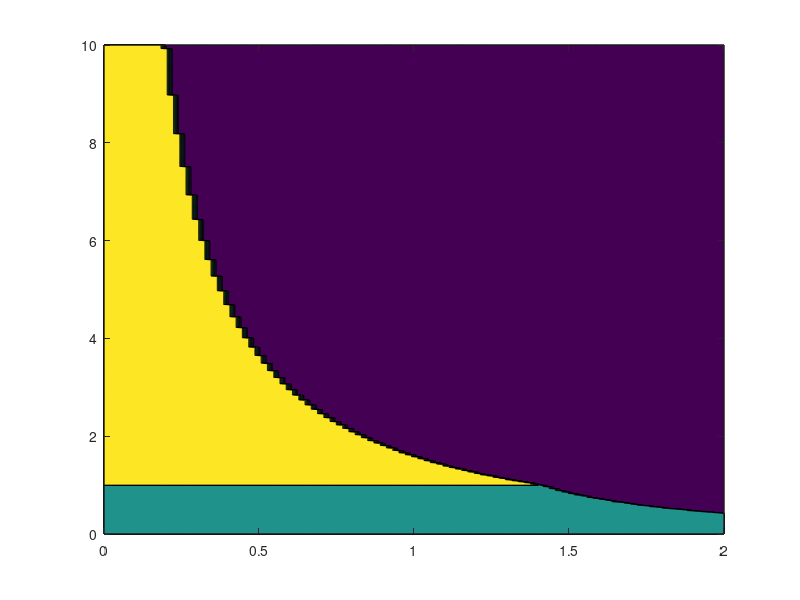

MATLAB code to generate this figure:
close all; clear; clc;

% ASEN 6020, HW 1, Problem 7
% Jash Bhalavat
% Spring 2025

v_inf_range = linspace(0, 2, 100);
R_range = linspace(0, 10, 1000);

for i = 1:length(v_inf_range)
    for j = 1:length(R_range)
        % dva = v_inf_range(i)-1;
        dva = (sqrt(2)-1);
        R = R_range(j);
        if R < 1
            dvb = 1 - sqrt((2*R)/(1+R)) + v_inf_range(i) - sqrt((2)/(R*(1+R)));
            % dvb = 1 - sqrt((2*R)/(1+R)) + sqrt(2/R) - sqrt((2)/(R*(1+R)));
            dvc = 10000;
        elseif R > 1
            dvc = - 1 + sqrt((2*R)/(1+R)) + v_inf_range(i) - sqrt((2)/(R*(1+R)));
            % dvc = - 1 + sqrt((2*R)/(1+R)) + sqrt(2/R) - sqrt((2)/(R*(1+R)));
            dvb = 10000;
        end
        costs = [dva, dvb, dvc];
        [m, ind] = min(costs);
        % if ind == 3
        %     disp("test")
        % end
        cost(i,j) = ind;
    end
end

figure()
contourf(v_inf_range, R_range, cost')



